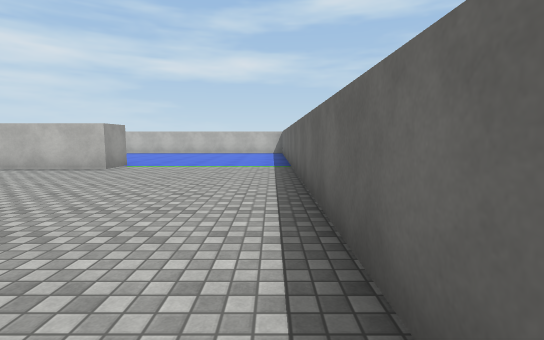
view 1 (above)

19 first-person views from a walk through a scene from a Unity 3-D project. The camera is 1.4 m above the floor, tilts 6° down and sees 85° across. The floor is counted in squares, 2 m on a side. Each view is taken from the middle of a square. On the plan, view 1 faces up. The plan holds only what a view shows up to about 10 squares ahead; the rest is blank. The player is left out. Surface patterns are stand-ins for the level's own textures.

view 2
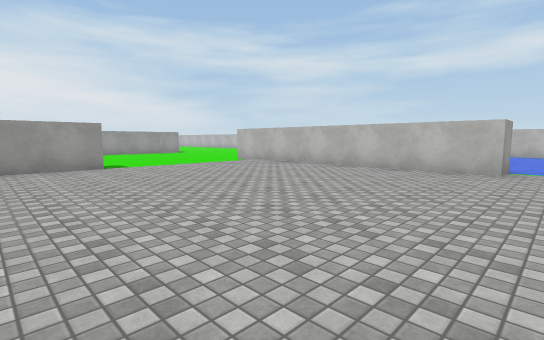

view 3
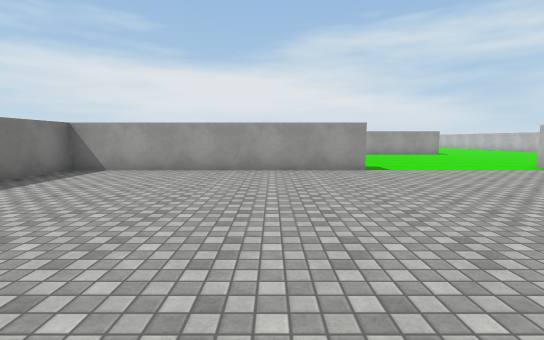

view 4
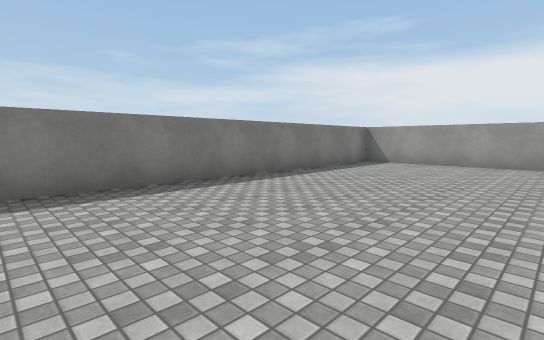

view 5
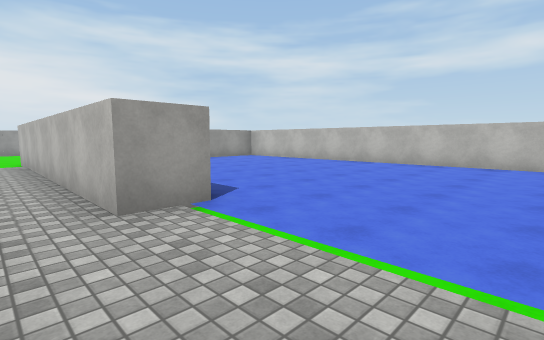

view 6
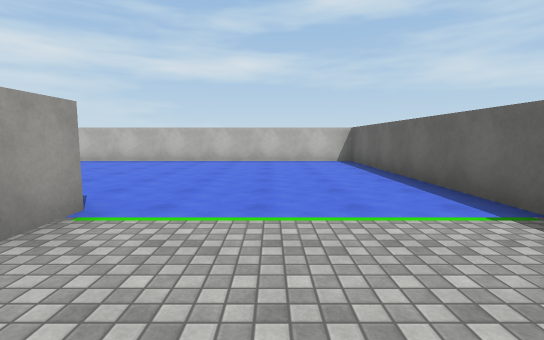

view 7
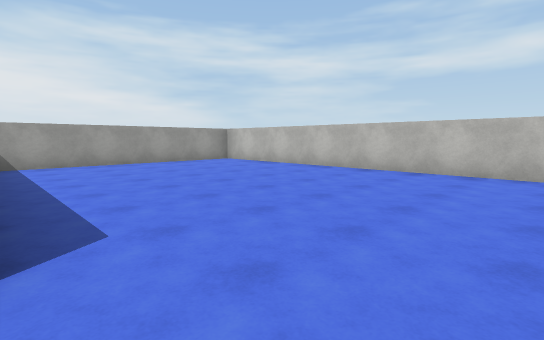

view 8
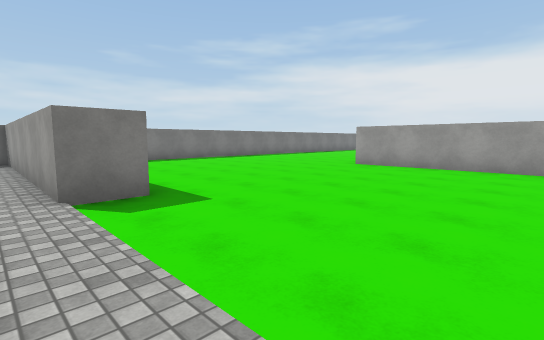

view 9
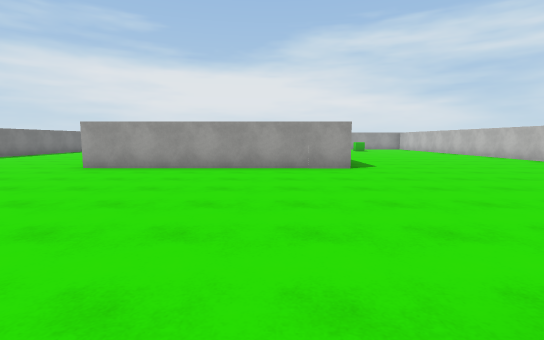

view 10
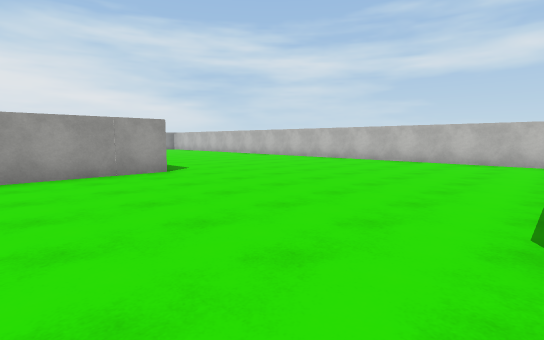

view 11
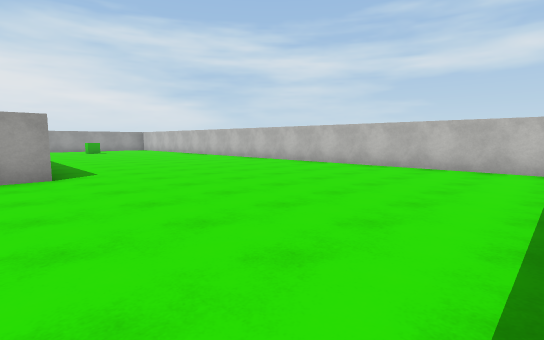

view 12
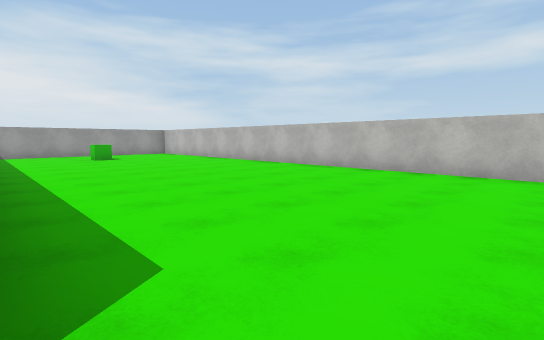

view 13
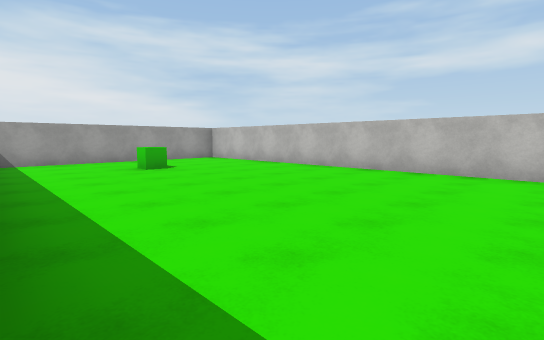

view 14
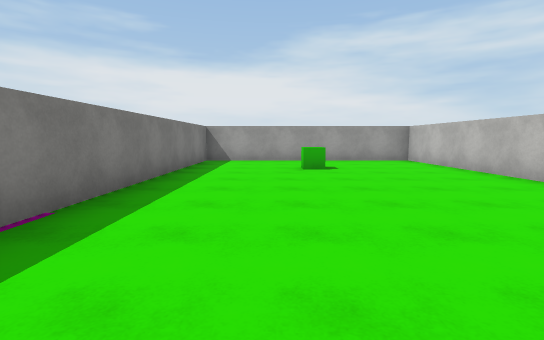

view 15
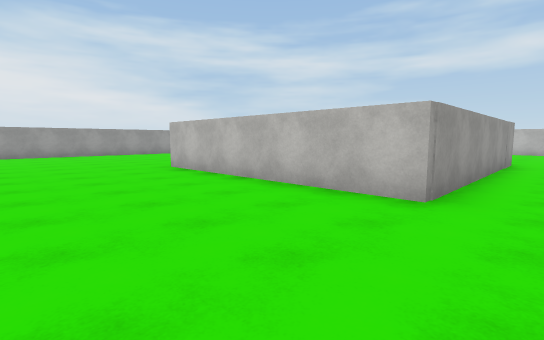

view 16
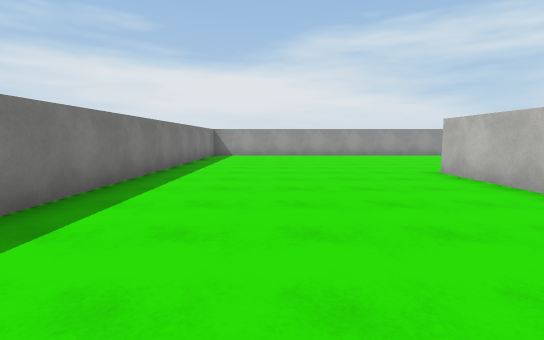

view 17
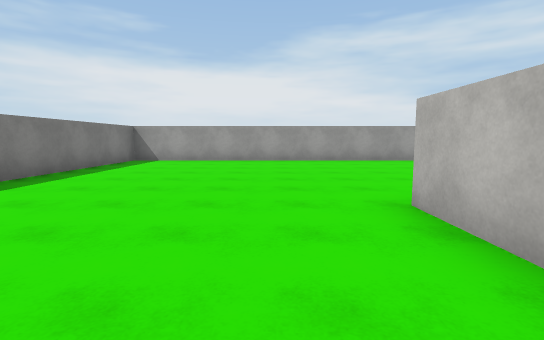

view 18
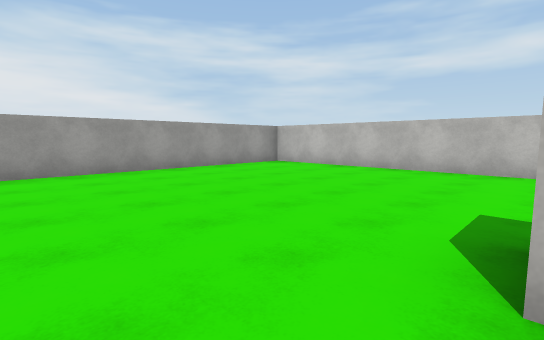

view 19
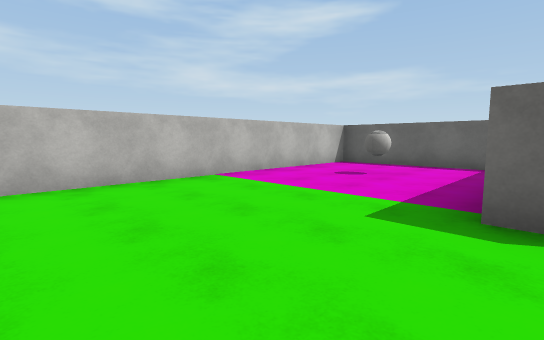

### Floor plan
Points are (right, up) in squares from view 1. A wall is a line through its corners. A room is listed if a view was taken in it or the views show most of it. See-through windows are left out.
Room 1 (views 1, 2, 3, 4, 5, 6, 7, 8, 9, 10, 11, 12, 13, 14, 15, 16, 17, 18, 19)
walls: (-18.1, 8) (-18.1, 1.5) (-24.1, 1.5); (-11.6, 2.1) (-10.6, 2.1) (-10.6, -4.5) (-2.1, -4.5); (-19.1, 3.2) (-19.1, 6.9) (-30.6, 6.9) (-30.6, -4.5) (-20.6, -4.5); (-24.1, 2) (-24.1, 2.5); (-10.6, 13.6) (-10.6, 8.2); (-12.2, 14.4) (-30.6, 14.4) (-30.6, 7.9) (-23.2, 7.9); (-3.9, 7.9) (-3.9, 6.9) (-11.8, 6.9); (0.5, 0.5) (0.5, 14.4) (-9.9, 14.4)
objects: green cube (-28, 11)

Positions as (right, up) in squares from view 1, and headings:
1: (0, 0), facing up
2: (-3, 0), facing up-left
3: (-4, 0), facing left
4: (-2, 0), facing down-left
5: (-1, 6), facing up-left
6: (-2, 5), facing up
7: (-2, 8), facing up-left
8: (-10, 6), facing down-left
9: (-11, 6), facing left
10: (-12, 5), facing up-left
11: (-12, 7), facing up-left
12: (-17, 8), facing up-left
13: (-21, 8), facing up-left
14: (-21, 10), facing left
15: (-17, -2), facing up-left
16: (-18, -2), facing left
17: (-21, 0), facing left
18: (-24, 0), facing up-left
19: (-27, 2), facing up-right
